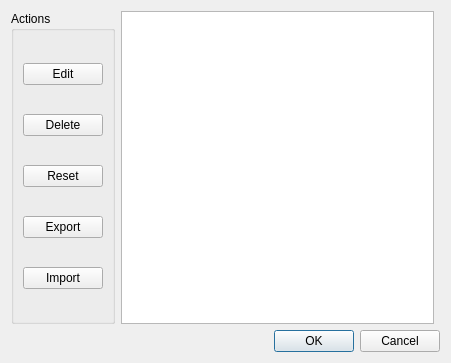
<?xml version="1.0" encoding="UTF-8"?>
<ui version="4.0">
 <class>BookmarkManager</class>
 <widget class="QDialog" name="BookmarkManager">
  <property name="geometry">
   <rect>
    <x>0</x>
    <y>0</y>
    <width>451</width>
    <height>363</height>
   </rect>
  </property>
  <property name="windowTitle">
   <string>Bookmark Manager</string>
  </property>
  <layout class="QGridLayout" name="gridLayout">
   <item row="0" column="0">
    <widget class="QGroupBox" name="groupBox">
     <property name="title">
      <string>Actions</string>
     </property>
     <layout class="QVBoxLayout" name="verticalLayout">
      <item>
       <widget class="QPushButton" name="button_edit">
        <property name="text">
         <string>Edit</string>
        </property>
        <property name="icon">
         <iconset resource="../../../../resources/images.qrc">
          <normaloff>:/images/edit_input.png</normaloff>:/images/edit_input.png</iconset>
        </property>
       </widget>
      </item>
      <item>
       <widget class="QPushButton" name="button_delete">
        <property name="text">
         <string>Delete</string>
        </property>
        <property name="icon">
         <iconset resource="../../../../resources/images.qrc">
          <normaloff>:/images/trash.png</normaloff>:/images/trash.png</iconset>
        </property>
       </widget>
      </item>
      <item>
       <widget class="QPushButton" name="button_revert">
        <property name="text">
         <string>Reset</string>
        </property>
        <property name="icon">
         <iconset resource="../../../../resources/images.qrc">
          <normaloff>:/images/edit-undo.png</normaloff>:/images/edit-undo.png</iconset>
        </property>
       </widget>
      </item>
      <item>
       <widget class="QPushButton" name="button_export">
        <property name="text">
         <string>Export</string>
        </property>
        <property name="icon">
         <iconset resource="../../../../resources/images.qrc">
          <normaloff>:/images/back.png</normaloff>:/images/back.png</iconset>
        </property>
       </widget>
      </item>
      <item>
       <widget class="QPushButton" name="button_import">
        <property name="text">
         <string>Import</string>
        </property>
        <property name="icon">
         <iconset resource="../../../../resources/images.qrc">
          <normaloff>:/images/forward.png</normaloff>:/images/forward.png</iconset>
        </property>
       </widget>
      </item>
     </layout>
    </widget>
   </item>
   <item row="1" column="0" colspan="3">
    <widget class="QDialogButtonBox" name="buttonBox">
     <property name="standardButtons">
      <set>QDialogButtonBox::Cancel|QDialogButtonBox::Ok</set>
     </property>
    </widget>
   </item>
   <item row="0" column="1">
    <widget class="QListWidget" name="bookmarks_list">
     <property name="dragEnabled">
      <bool>true</bool>
     </property>
     <property name="dragDropMode">
      <enum>QAbstractItemView::InternalMove</enum>
     </property>
     <property name="defaultDropAction">
      <enum>Qt::MoveAction</enum>
     </property>
     <property name="alternatingRowColors">
      <bool>true</bool>
     </property>
    </widget>
   </item>
  </layout>
 </widget>
 <resources>
  <include location="../../../../resources/images.qrc"/>
 </resources>
 <connections>
  <connection>
   <sender>buttonBox</sender>
   <signal>accepted()</signal>
   <receiver>BookmarkManager</receiver>
   <slot>accept()</slot>
   <hints>
    <hint type="sourcelabel">
     <x>225</x>
     <y>337</y>
    </hint>
    <hint type="destinationlabel">
     <x>225</x>
     <y>181</y>
    </hint>
   </hints>
  </connection>
  <connection>
   <sender>buttonBox</sender>
   <signal>rejected()</signal>
   <receiver>BookmarkManager</receiver>
   <slot>reject()</slot>
   <hints>
    <hint type="sourcelabel">
     <x>225</x>
     <y>337</y>
    </hint>
    <hint type="destinationlabel">
     <x>225</x>
     <y>181</y>
    </hint>
   </hints>
  </connection>
 </connections>
</ui>
